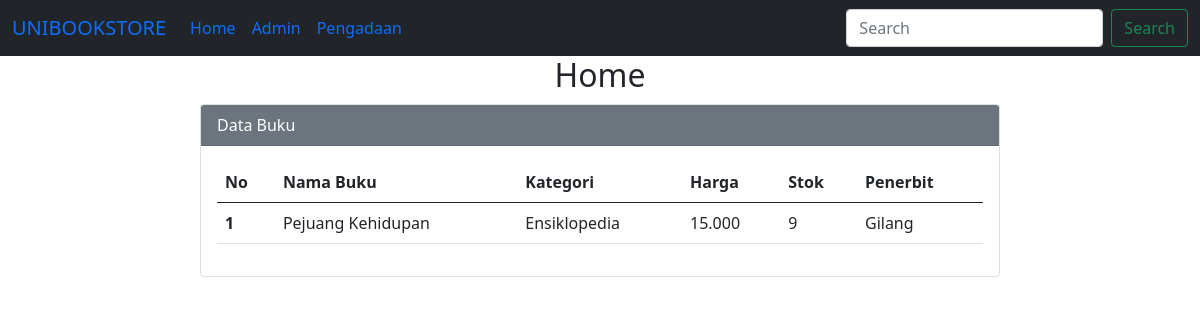
Page /index.php?cari=Pejuang Kehidupan on the committed database.
### tables this page shows
CREATE TABLE `buku` (
  `id` int(11) NOT NULL,
  `id_penerbit` int(11) NOT NULL,
  `kategori` varchar(50) NOT NULL,
  `nama_buku` varchar(50) NOT NULL,
  `harga` varchar(50) NOT NULL,
  `stok` varchar(50) NOT NULL
);

CREATE TABLE `penerbit` (
  `id` int(11) NOT NULL,
  `nama_penerbit` varchar(50) NOT NULL,
  `alamat` varchar(50) NOT NULL,
  `kota` varchar(50) NOT NULL,
  `no_telepon` varchar(20) NOT NULL
);

### index.php (the view, shortened to what this page needs)
<?php
require "koneksi.php";
?>
<!DOCTYPE html>
<html lang="en">
    <link href="https://cdn.jsdelivr.net/npm/bootstrap@5.0.0-beta2/dist/css/bootstrap.min.css" rel="stylesheet">
</head>
<body>
<nav class="navbar navbar-expand-lg bg-dark sticky-sm-top">
  <div class="container-fluid">
    <a class="navbar-brand" href="#">UNIBOOKSTORE</a>
    <div class="collapse navbar-collapse" id="navbarSupportedContent">
      <ul class="navbar-nav me-auto mb-2 mb-lg-0">
        <li class="nav-item">
          <a class="nav-link active" aria-current="page" href="index.php">Home</a>
        </li>
        <li class="nav-item">
          <a class="nav-link" href="admin.php">Admin</a>
        </li>
        <li class="nav-item">
          <a class="nav-link" href="pengadaan.php">Pengadaan</a>
        </li>
        </ul>
        <form method="GET" action="" class="d-flex" role="search">
        <input class="form-control me-2" name="cari" type="text" placeholder="Search" aria-label="Search">
        <button class="btn btn-outline-success" type="submit">Search</button>
      </form>
    </div>
  </div>
</nav>
<h2 text align="center">Home</h2>
     <div class="mx-auto">
     <div class="card">
            <div class="card-header text-white bg-secondary">
                Data Buku
            </div>
            <div class="card-body">
                <table class="table">
                    <thead>
                    <tr>
            <th scope="col">No</th>
            <th scope="col">Nama Buku</th>
            <th scope="col">Kategori</th>
            <th scope="col">Harga</th>
            <th scope="col">Stok</th>
            <th scope="col">Penerbit</th>
        </tr>
    </thead>
    <tbody>
        <?php
        $keyword = isset($_GET['cari']) ? $_GET['cari'] : '';
        $sql = "SELECT buku.id, buku.nama_buku, buku.kategori, buku.harga, buku.stok, penerbit.nama_penerbit
                FROM buku
                LEFT JOIN penerbit ON buku.id_penerbit = penerbit.id";
                if ($keyword != '') {
                  $sql = $sql . " " . "WHERE nama_buku LIKE '%$keyword%' ";
              }
        $result = mysqli_query($koneksi, $sql);
        $urut = 1;
        while ($row = mysqli_fetch_array($result)) {
            $nama_buku = $row['nama_buku'];
            $kategori = $row['kategori'];
            $harga = $row['harga'];
            $stok = $row['stok'];
            $nama_penerbit = $row['nama_penerbit'];
        ?>
            <tr>
                <th scope="row"><?php echo $urut++ ?></th>
                <td scope="row"><?php echo $nama_buku ?></td>
                <td scope="row"><?php echo $kategori ?></td>
                <td scope="row"><?php echo $harga ?></td>
                <td scope="row"><?php echo $stok ?></td>
                <td scope="row"><?php echo $nama_penerbit ?></td>
            </tr>
        <?php
        }
        ?>
                    </tbody>
                </table>
            </div>
        </div>
    </div>
</body>
</html>

### index.php (style rules this page uses)
.mx-auto { width: 800px }
.card { margin-top: 10px; }

### rows in the picture
buku: nama_buku "Pejuang Kehidupan", kategori "Ensiklopedia", harga "15.000", stok "9", id_penerbit.nama_penerbit "Gilang"
